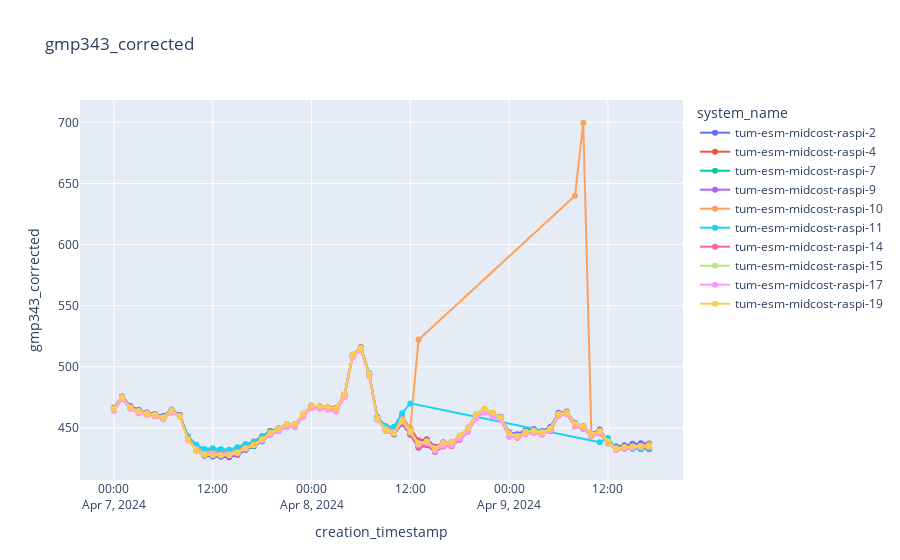

The notebook cell saved with this chart:
### Code cell
sbs = [2,4,7,9,10,11,14,15,17,19]
plot_sensor_measurement(df,sensor_id=sbs,col_name="gmp343_corrected",filter=filter)
